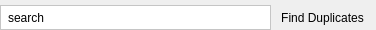
<?xml version="1.0" encoding="UTF-8"?>
<ui version="4.0">
 <class>QUFilterArea</class>
 <widget class="QWidget" name="QUFilterArea">
  <property name="geometry">
   <rect>
    <x>0</x>
    <y>0</y>
    <width>376</width>
    <height>29</height>
   </rect>
  </property>
  <property name="windowTitle">
   <string>Form</string>
  </property>
  <layout class="QHBoxLayout" name="horizontalLayout_2">
   <property name="spacing">
    <number>3</number>
   </property>
   <property name="leftMargin">
    <number>0</number>
   </property>
   <property name="topMargin">
    <number>5</number>
   </property>
   <property name="rightMargin">
    <number>5</number>
   </property>
   <property name="bottomMargin">
    <number>0</number>
   </property>
   <item>
    <widget class="QFrame" name="frame">
     <property name="sizePolicy">
      <sizepolicy hsizetype="Preferred" vsizetype="Fixed">
       <horstretch>0</horstretch>
       <verstretch>0</verstretch>
      </sizepolicy>
     </property>
     <property name="palette">
      <palette>
       <active>
        <colorrole role="Base">
         <brush brushstyle="SolidPattern">
          <color alpha="255">
           <red>255</red>
           <green>255</green>
           <blue>255</blue>
          </color>
         </brush>
        </colorrole>
        <colorrole role="Window">
         <brush brushstyle="SolidPattern">
          <color alpha="255">
           <red>255</red>
           <green>255</green>
           <blue>255</blue>
          </color>
         </brush>
        </colorrole>
       </active>
       <inactive>
        <colorrole role="Base">
         <brush brushstyle="SolidPattern">
          <color alpha="255">
           <red>255</red>
           <green>255</green>
           <blue>255</blue>
          </color>
         </brush>
        </colorrole>
        <colorrole role="Window">
         <brush brushstyle="SolidPattern">
          <color alpha="255">
           <red>255</red>
           <green>255</green>
           <blue>255</blue>
          </color>
         </brush>
        </colorrole>
       </inactive>
       <disabled>
        <colorrole role="Base">
         <brush brushstyle="SolidPattern">
          <color alpha="255">
           <red>255</red>
           <green>255</green>
           <blue>255</blue>
          </color>
         </brush>
        </colorrole>
        <colorrole role="Window">
         <brush brushstyle="SolidPattern">
          <color alpha="255">
           <red>255</red>
           <green>255</green>
           <blue>255</blue>
          </color>
         </brush>
        </colorrole>
       </disabled>
      </palette>
     </property>
     <property name="autoFillBackground">
      <bool>true</bool>
     </property>
     <property name="frameShape">
      <enum>QFrame::StyledPanel</enum>
     </property>
     <property name="frameShadow">
      <enum>QFrame::Sunken</enum>
     </property>
     <layout class="QHBoxLayout" name="horizontalLayout">
      <property name="spacing">
       <number>3</number>
      </property>
      <property name="leftMargin">
       <number>0</number>
      </property>
      <property name="topMargin">
       <number>0</number>
      </property>
      <property name="rightMargin">
       <number>0</number>
      </property>
      <property name="bottomMargin">
       <number>0</number>
      </property>
      <item>
       <widget class="QToolButton" name="filterBtn">
        <property name="enabled">
         <bool>true</bool>
        </property>
        <property name="toolTip">
         <string>Modify filter options</string>
        </property>
        <property name="text">
         <string>search</string>
        </property>
        <property name="icon">
         <iconset resource="../resources/UltraStar-Manager.qrc">
          <normaloff>:/control/magnifier.png</normaloff>:/control/magnifier.png</iconset>
        </property>
        <property name="popupMode">
         <enum>QToolButton::InstantPopup</enum>
        </property>
        <property name="toolButtonStyle">
         <enum>Qt::ToolButtonIconOnly</enum>
        </property>
        <property name="autoRaise">
         <bool>true</bool>
        </property>
        <property name="arrowType">
         <enum>Qt::NoArrow</enum>
        </property>
       </widget>
      </item>
      <item>
       <widget class="QLineEdit" name="filterEdit">
        <property name="toolTip">
         <string>Enter a regular expression and hit the return key.</string>
        </property>
        <property name="frame">
         <bool>false</bool>
        </property>
       </widget>
      </item>
      <item>
       <widget class="QToolButton" name="filterClearBtn">
        <property name="toolTip">
         <string>Clear the current filter. Show all songs.</string>
        </property>
        <property name="text">
         <string notr="true"/>
        </property>
        <property name="icon">
         <iconset resource="../resources/UltraStar-Manager.qrc">
          <normaloff>:/control/broom.png</normaloff>:/control/broom.png</iconset>
        </property>
        <property name="autoRaise">
         <bool>true</bool>
        </property>
       </widget>
      </item>
     </layout>
    </widget>
   </item>
   <item>
    <widget class="QToolButton" name="filterDuplicatesBtn">
     <property name="enabled">
      <bool>true</bool>
     </property>
     <property name="sizePolicy">
      <sizepolicy hsizetype="Fixed" vsizetype="Preferred">
       <horstretch>0</horstretch>
       <verstretch>0</verstretch>
      </sizepolicy>
     </property>
     <property name="toolTip">
      <string>Look for duplicate songs and show them in the song tree.</string>
     </property>
     <property name="text">
      <string>Find Duplicates</string>
     </property>
     <property name="icon">
      <iconset resource="../resources/UltraStar-Manager.qrc">
       <normaloff>:/control/duplicates.png</normaloff>:/control/duplicates.png</iconset>
     </property>
     <property name="toolButtonStyle">
      <enum>Qt::ToolButtonTextBesideIcon</enum>
     </property>
     <property name="autoRaise">
      <bool>true</bool>
     </property>
    </widget>
   </item>
  </layout>
 </widget>
 <resources>
  <include location="../resources/UltraStar-Manager.qrc"/>
 </resources>
 <connections/>
</ui>
